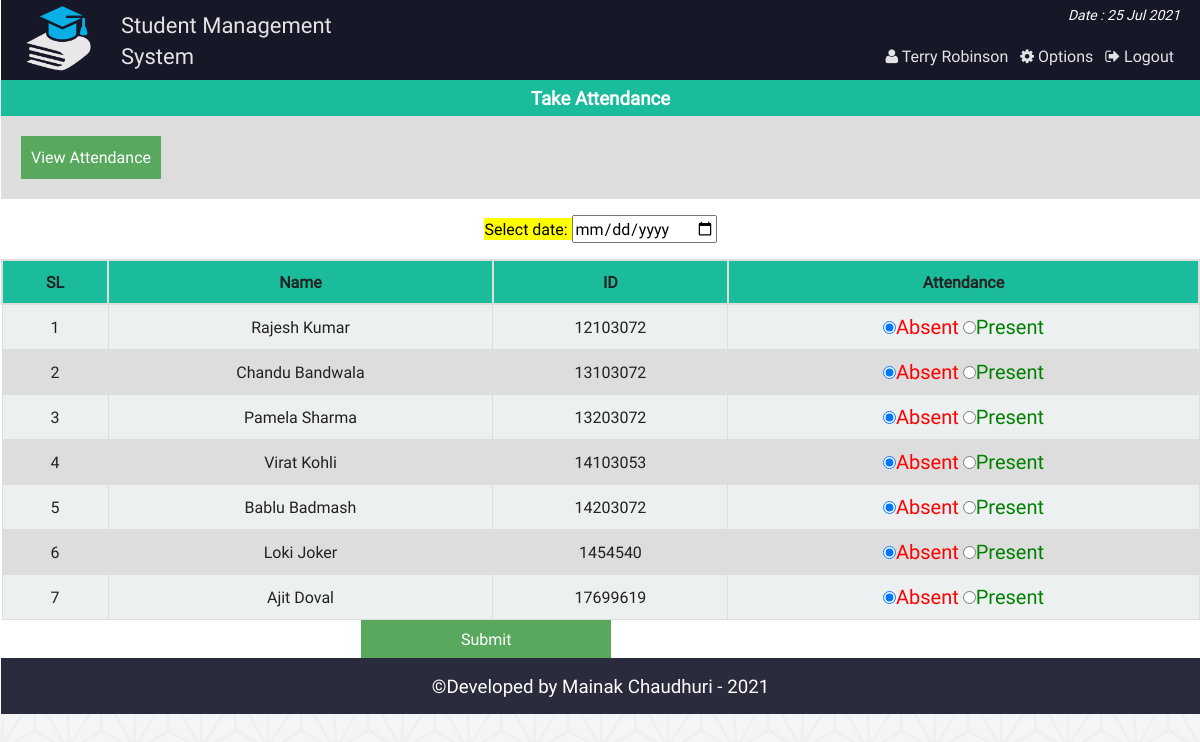
Screenshot of /class_att_fc.php (signed in) with the database file from the repository.
### tables this page shows
CREATE TABLE `at_student` (
  `id` int(11) NOT NULL,
  `name` varchar(40) NOT NULL,
  `st_id` int(11) NOT NULL
);

### php/functions.php (called while the page is built, shortened)
<?php
class login_registration_class{
	public function attn_student(){
		global $conn;
		$sql = "select * from at_student";
		$result = $conn->query($sql);
		return $result;
	}
};
?>

### class_att_fc.php (the view, shortened to what this page needs)
<?php
	require "php/config.php";
	require_once "php/functions.php";
	$user = new login_registration_class();
?>
<?php
include "php/headertop.php";
?>
<div class="all_student fix">
		<h3 style="text-align:center;color:#fff;margin:0;padding:5px;background:#1abc9c"> Take Attendance</h3>
		<div  class="fix" style="background:#ddd;padding:20px;">
			<span style="text-align:center;"><a style="color:#fff;" href="att_view_fc.php"> <button style="background:#58A85D;border:none;color:#fff;padding:10px;">View Attendance</button></a></span>
		</div>
	<form action="" method="post">
		<p style="text-align:center;color:#34495e;">
			<mark>Select date: <input type="date" name="attndate" required/></mark>
		</p>
		<table class="tab_one" style="text-align:center;">
			<tr>
				<th style="text-align:center;">SL</th>
				<th style="text-align:center;">Name</th>
				<th style="text-align:center;">ID</th>
				<th style="text-align:center;">Attendance</th>
			</tr>
			<?php
			$i=0;
				$alluser = $user->attn_student();
				while($rows = $alluser->fetch_assoc()){
				$i++;
		?>
			<tr>
				<td><?php echo $i;?></td>
				<td><?php echo $rows['name'];?></td>
				<td><?php echo $rows['st_id'];?></td>
				<td>
					<label style="color:red;font-size:20px"><input type="radio" name="attn[<?php echo $rows['st_id'];?>]" value="absent" checked/>Absent</label>
					<label style="color:green;font-size:20px"> <input type="radio" name="attn[<?php echo $rows['st_id'];?>]" value="present" />Present</label>
				</td>
			</tr>
			<?php } ?>
		</table>
		<span style="margin-left:360px;"><input style="<text-align:right></text-align:right>;background:#58A85D;border:none;color:#fff;padding:8px 100px;" type="submit" name="submit" value="Submit" /></span>
	</form>
</div>
<?php include "php/footerbottom.php";?>

### css/main.css (style rules this page uses)
html { color: #222; font-size: 1em; line-height: 1.4; }
a { text-decoration:none; }
.fix { overflow:hidden; }
body { font-family:roboto !important; background:url(../img/ptrn.png) repeat fixed; }
.st_reg th, td { padding: 8px; }
table.tab_one { width:100%; }
table.tab_one th { background:#1abc9c; padding:10px; font-weight:bold; text-align:left; }
table.tab_one td { border:1px solid #ddd; padding:8px; }
table.tab_one tr:nth-child(odd) { background:#ddd; }
table.tab_one tr:nth-child(even) { background:#ecf0f1; }
.all_student { min-height:450px; }
table.att_tab tr,td,th { border:2px solid #ddd; border-collapse:collapse; padding:8px; }

### rows the page displays
at_student: name "Rajesh Kumar", st "12103072"
at_student: name "Chandu Bandwala", st "13103072"
at_student: name "Pamela Sharma", st "13203072"
at_student: name "Virat Kohli", st "14103053"
at_student: name "Bablu Badmash", st "14203072"
at_student: name "Loki Joker", st "1454540"
at_student: name "Ajit Doval", st "17699619"

### other values shown
$fname "Terry Robinson"
